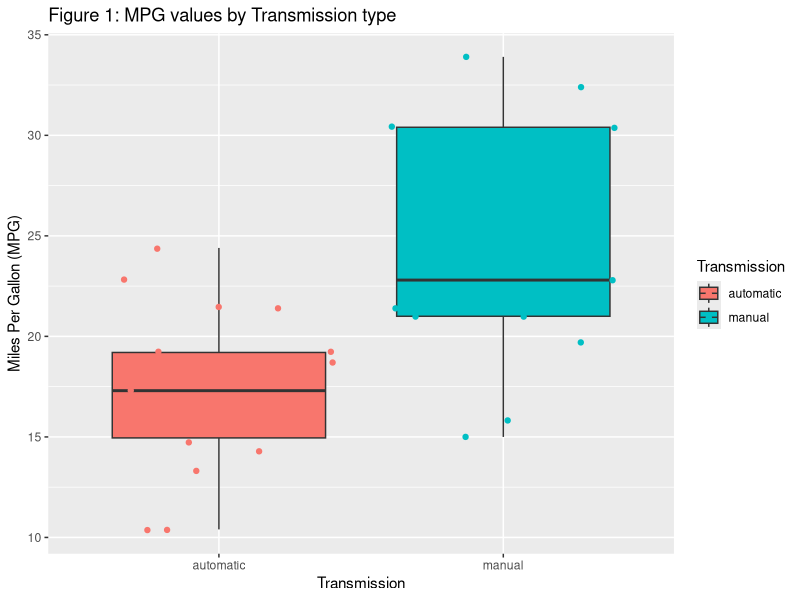
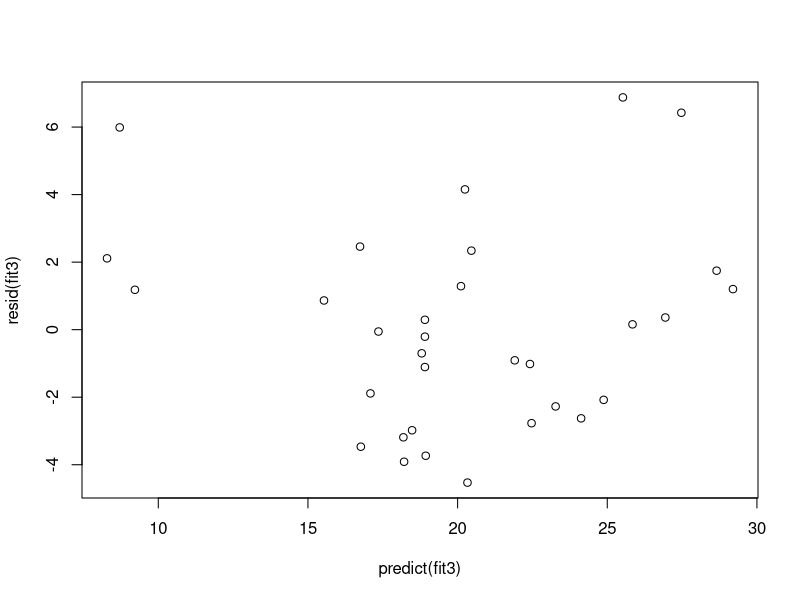

Reproduce these figures in R, in order.
## ---- chunk 1
library(datasets)
data(mtcars)
## ---- chunk 2
cor(mtcars, mtcars$mpg)[-1,]
## ---- chunk 3
fit1 <- lm(mpg ~ am, data=mtcars)
summary(fit1)$coef
## ---- chunk 4
fit2 <- lm(mpg ~ am + wt, data=mtcars)
anova(fit1, fit2)
## ---- chunk 5
library(ggplot2)
mtcars$trn <- factor(mtcars$am, labels=c("automatic", "manual"))
ggplot(mtcars, aes(x=trn, y=mpg, fill=trn)) + 
  geom_boxplot() + 
  geom_jitter(aes(colour=trn)) +
  xlab("Transmission") +
  ylab("Miles Per Gallon (MPG)") + 
  ggtitle("Figure 1: MPG values by Transmission type") +
  scale_color_discrete(name="Transmission") +
  guides(fill=guide_legend(title="Transmission"))
## ---- chunk 6
fit3 <- lm(mtcars$mpg ~ am + wt, data=mtcars)
plot(resid(fit3) ~ predict(fit3), title="Residual plot")
